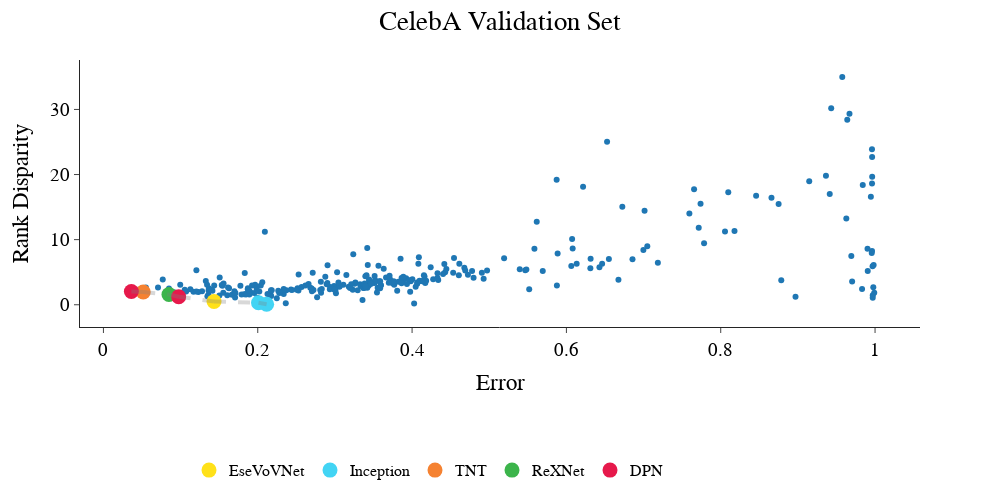
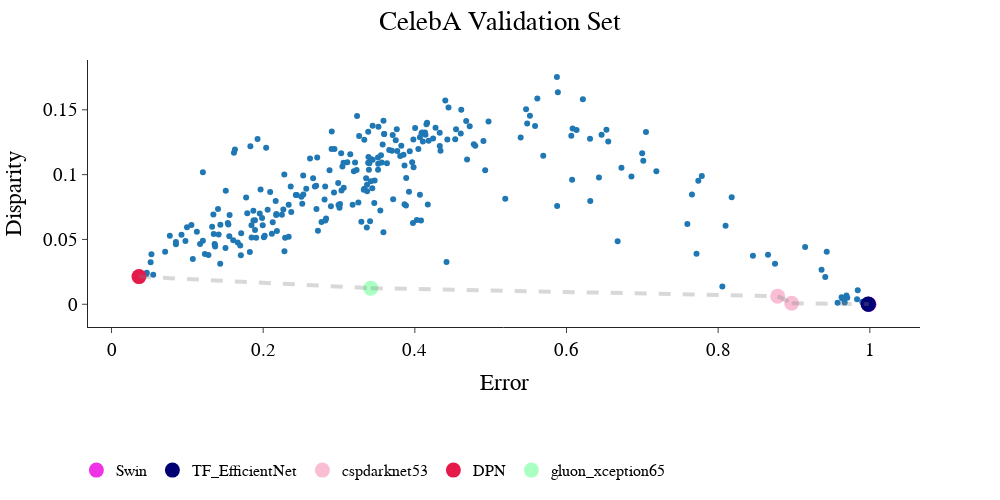
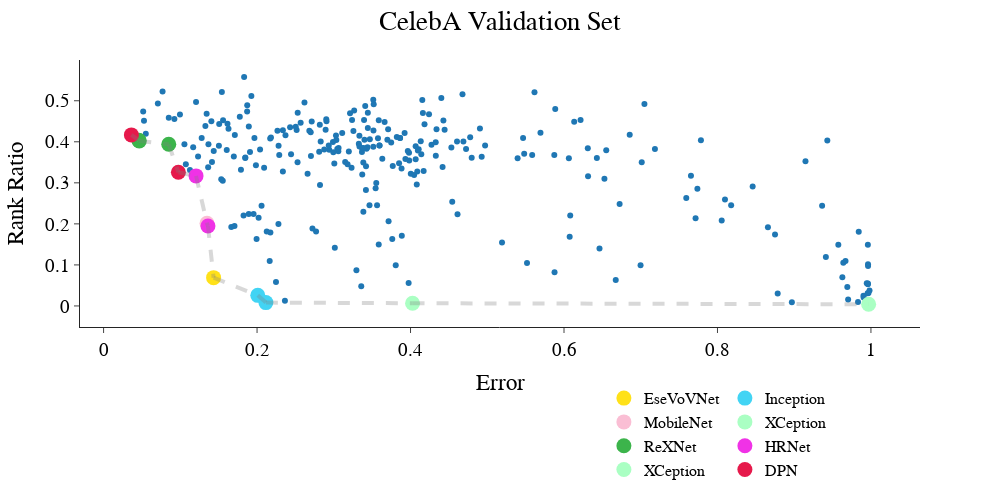
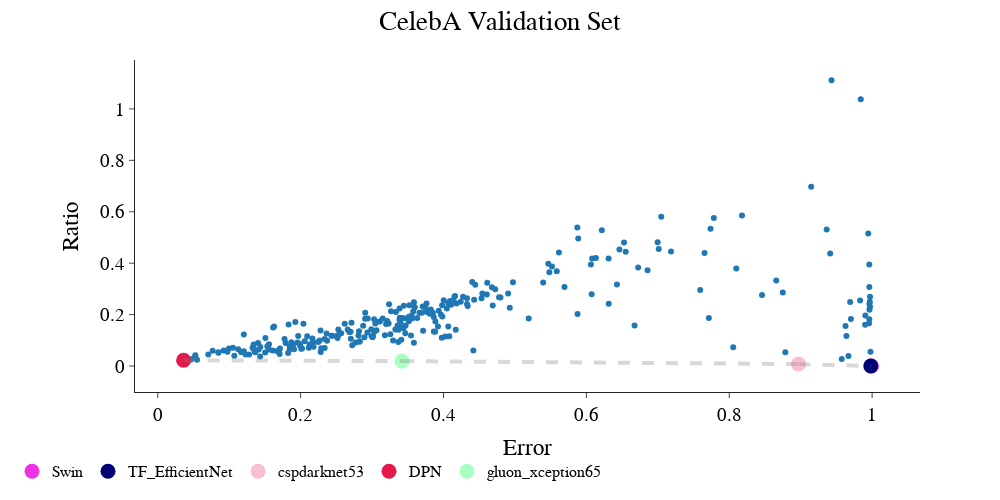

Write notebook code for charts like these, in order.
### Code cell
plot_figure('Rank Disparity', '', rank_df, error_df=acc_df, dataset='CelebA', show_all=True, epoch=99)
plot_figure('Disparity','disparity', acc_disp_df, error_df=acc_df, dataset='CelebA', show_all=True, epoch=99)
plot_figure('Rank Ratio', 'rank_ratio', rank_ratio_df, error_df=acc_df, dataset='CelebA', show_all=True, epoch=99)
plot_figure('Ratio', 'ratio', acc_disp_ratio_df, error_df=acc_df, dataset='CelebA', show_all=True, epoch=99)
plot_figure('Error Ratio', 'error_ratio', error_ratio_df, error_df=acc_df, dataset='CelebA', show_all=True, epoch=99)

### Figure 1 — Plotly figure (JSON) as saved in the notebook; plotly's stock layout.template omitted (floating-point values rounded to 4 significant figures; data arrays with more than 128 entries replaced by an {"elided": "..."} marker saying what was removed)
{"data": [{"hovertemplate": "Error=%{x}<br>Disparity=%{y}<extra></extra>", "legendgroup": "", "marker": {"color": "#1F77B4", "symbol": "circle"}, "mode": "markers", "name": "", "orientation": "v", "showlegend": false, "type": "scatter", "x": {"elided": "283 float values"}, "xaxis": "x", "y": {"elided": "283 float values"}, "yaxis": "y"}, {"marker": {"color": "#ffe119", "size": 15}, "mode": "markers", "name": "EseVoVNet", "type": "scatter", "x": [0.1433], "y": [0.499]}, {"marker": {"color": "#42d4f4", "size": 15}, "mode": "markers", "name": "Inception", "type": "scatter", "x": [0.2115, 0.201], "y": [0.07242, 0.3134]}, {"marker": {"color": "#f58231", "size": 15}, "mode": "markers", "name": "TNT", "type": "scatter", "x": [0.0516], "y": [1.949]}, {"marker": {"color": "#3cb44b", "size": 15}, "mode": "markers", "name": "ReXNet", "type": "scatter", "x": [0.08493], "y": [1.564]}, {"marker": {"color": "#e6194B", "size": 15}, "mode": "markers", "name": "DPN", "type": "scatter", "x": [0.0975, 0.03621], "y": [1.238, 2.042]}], "layout": {"font": {"color": "Black", "family": "Times New Roman", "size": 19}, "height": 500, "legend": {"font": {"color": "Black", "family": "Times New Roman", "size": 16}, "orientation": "h", "tracegroupgap": 0, "x": 0.7, "xanchor": "right", "y": -0.6, "yanchor": "bottom"}, "margin": {"t": 60}, "shapes": [{"line": {"color": "Red"}, "type": "line", "x0": 0, "x1": 1, "xref": "x", "y0": 0, "y1": 0, "yref": "y"}, {"line": {"color": "gray", "dash": "dash", "width": 4}, "type": "line", "x0": 0.03621, "x1": 0.0516, "xref": "x", "y0": 2.042, "y1": 1.949, "yref": "y"}, {"line": {"color": "gray", "dash": "dash", "width": 4}, "type": "line", "x0": 0.0516, "x1": 0.08493, "xref": "x", "y0": 1.949, "y1": 1.564, "yref": "y"}, {"line": {"color": "gray", "dash": "dash", "width": 4}, "type": "line", "x0": 0.08493, "x1": 0.0975, "xref": "x", "y0": 1.564, "y1": 1.238, "yref": "y"}, {"line": {"color": "gray", "dash": "dash", "width": 4}, "type": "line", "x0": 0.0975, "x1": 0.1433, "xref": "x", "y0": 1.238, "y1": 0.499, "yref": "y"}, {"line": {"color": "gray", "dash": "dash", "width": 4}, "type": "line", "x0": 0.1433, "x1": 0.201, "xref": "x", "y0": 0.499, "y1": 0.3134, "yref": "y"}, {"line": {"color": "gray", "dash": "dash", "width": 4}, "type": "line", "x0": 0.201, "x1": 0.2115, "xref": "x", "y0": 0.3134, "y1": 0.07242, "yref": "y"}], "title": {"text": "CelebA Validation Set", "x": 0.5, "xanchor": "center"}, "width": 1000, "xaxis": {"anchor": "y", "domain": [0, 1], "title": {"text": "Error"}}, "yaxis": {"anchor": "x", "domain": [0, 1], "title": {"text": "Rank Disparity"}}}}

### Figure 2 — Plotly figure (JSON) as saved in the notebook; plotly's stock layout.template omitted (floating-point values rounded to 4 significant figures; data arrays with more than 128 entries replaced by an {"elided": "..."} marker saying what was removed)
{"data": [{"hovertemplate": "Error=%{x}<br>Disparity=%{y}<extra></extra>", "legendgroup": "", "marker": {"color": "#1F77B4", "symbol": "circle"}, "mode": "markers", "name": "", "orientation": "v", "showlegend": false, "type": "scatter", "x": {"elided": "283 float values"}, "xaxis": "x", "y": {"elided": "283 float values"}, "yaxis": "y"}, {"marker": {"color": "#f032e6", "size": 15}, "mode": "markers", "name": "Swin", "type": "scatter", "x": [0.999], "y": [0]}, {"marker": {"color": "#000075", "size": 15}, "mode": "markers", "name": "TF_EfficientNet", "type": "scatter", "x": [0.9977, 0.9982], "y": [0.000131, 0]}, {"marker": {"color": "#fabed4", "size": 15}, "mode": "markers", "name": "cspdarknet53", "type": "scatter", "x": [0.8785, 0.8969], "y": [0.006286, 0.0007858]}, {"marker": {"color": "#e6194B", "size": 15}, "mode": "markers", "name": "DPN", "type": "scatter", "x": [0.03621], "y": [0.02135]}, {"marker": {"color": "#aaffc3", "size": 15}, "mode": "markers", "name": "gluon_xception65", "type": "scatter", "x": [0.3419], "y": [0.01244]}], "layout": {"font": {"color": "Black", "family": "Times New Roman", "size": 19}, "height": 500, "legend": {"font": {"color": "Black", "family": "Times New Roman", "size": 16}, "orientation": "h", "tracegroupgap": 0, "x": 0.7, "xanchor": "right", "y": -0.6, "yanchor": "bottom"}, "margin": {"t": 60}, "shapes": [{"line": {"color": "Red"}, "type": "line", "x0": 0, "x1": 1, "xref": "x", "y0": 0, "y1": 0, "yref": "y"}, {"line": {"color": "gray", "dash": "dash", "width": 4}, "type": "line", "x0": 0.03621, "x1": 0.3419, "xref": "x", "y0": 0.02135, "y1": 0.01244, "yref": "y"}, {"line": {"color": "gray", "dash": "dash", "width": 4}, "type": "line", "x0": 0.3419, "x1": 0.8785, "xref": "x", "y0": 0.01244, "y1": 0.006286, "yref": "y"}, {"line": {"color": "gray", "dash": "dash", "width": 4}, "type": "line", "x0": 0.8785, "x1": 0.8969, "xref": "x", "y0": 0.006286, "y1": 0.0007858, "yref": "y"}, {"line": {"color": "gray", "dash": "dash", "width": 4}, "type": "line", "x0": 0.8969, "x1": 0.9977, "xref": "x", "y0": 0.0007858, "y1": 0.000131, "yref": "y"}, {"line": {"color": "gray", "dash": "dash", "width": 4}, "type": "line", "x0": 0.9977, "x1": 0.9982, "xref": "x", "y0": 0.000131, "y1": 0, "yref": "y"}, {"line": {"color": "gray", "dash": "dash", "width": 4}, "type": "line", "x0": 0.9982, "x1": 0.999, "xref": "x", "y0": 0, "y1": 0, "yref": "y"}], "title": {"text": "CelebA Validation Set", "x": 0.5, "xanchor": "center"}, "width": 1000, "xaxis": {"anchor": "y", "domain": [0, 1], "title": {"text": "Error"}}, "yaxis": {"anchor": "x", "domain": [0, 1], "title": {"text": "Disparity"}}}}

### Figure 3 — Plotly figure (JSON) as saved in the notebook; plotly's stock layout.template omitted (floating-point values rounded to 4 significant figures; data arrays with more than 128 entries replaced by an {"elided": "..."} marker saying what was removed)
{"data": [{"hovertemplate": "Error=%{x}<br>Disparity=%{y}<extra></extra>", "legendgroup": "", "marker": {"color": "#1F77B4", "symbol": "circle"}, "mode": "markers", "name": "", "orientation": "v", "showlegend": false, "type": "scatter", "x": {"elided": "283 float values"}, "xaxis": "x", "y": {"elided": "283 float values"}, "yaxis": "y"}, {"marker": {"color": "#ffe119", "size": 15}, "mode": "markers", "name": "EseVoVNet", "type": "scatter", "x": [0.1433], "y": [0.06891]}, {"marker": {"color": "#42d4f4", "size": 15}, "mode": "markers", "name": "Inception", "type": "scatter", "x": [0.2115, 0.201], "y": [0.008172, 0.02587]}, {"marker": {"color": "#fabed4", "size": 15}, "mode": "markers", "name": "MobileNet", "type": "scatter", "x": [0.1348], "y": [0.2014]}, {"marker": {"color": "#aaffc3", "size": 15}, "mode": "markers", "name": "XCeption", "type": "scatter", "x": [0.4026], "y": [0.006588]}, {"marker": {"color": "#3cb44b", "size": 15}, "mode": "markers", "name": "ReXNet", "type": "scatter", "x": [0.04649, 0.08493, 0.04597], "y": [0.4019, 0.394, 0.4037]}, {"marker": {"color": "#f032e6", "size": 15}, "mode": "markers", "name": "HRNet", "type": "scatter", "x": [0.1205, 0.136], "y": [0.3169, 0.1949]}, {"marker": {"color": "#aaffc3", "size": 15}, "mode": "markers", "name": "XCeption", "type": "scatter", "x": [0.997], "y": [0.00407]}, {"marker": {"color": "#e6194B", "size": 15}, "mode": "markers", "name": "DPN", "type": "scatter", "x": [0.0975, 0.03621], "y": [0.3257, 0.4168]}], "layout": {"font": {"color": "Black", "family": "Times New Roman", "size": 19}, "height": 500, "legend": {"font": {"color": "Black", "family": "Times New Roman", "size": 16}, "orientation": "h", "tracegroupgap": 0, "x": 0.7, "xanchor": "right", "y": -0.6, "yanchor": "bottom"}, "margin": {"t": 60}, "shapes": [{"line": {"color": "Red"}, "type": "line", "x0": 0, "x1": 1, "xref": "x", "y0": 0, "y1": 0, "yref": "y"}, {"line": {"color": "gray", "dash": "dash", "width": 4}, "type": "line", "x0": 0.03621, "x1": 0.04597, "xref": "x", "y0": 0.4168, "y1": 0.4037, "yref": "y"}, {"line": {"color": "gray", "dash": "dash", "width": 4}, "type": "line", "x0": 0.04597, "x1": 0.04649, "xref": "x", "y0": 0.4037, "y1": 0.4019, "yref": "y"}, {"line": {"color": "gray", "dash": "dash", "width": 4}, "type": "line", "x0": 0.04649, "x1": 0.08493, "xref": "x", "y0": 0.4019, "y1": 0.394, "yref": "y"}, {"line": {"color": "gray", "dash": "dash", "width": 4}, "type": "line", "x0": 0.08493, "x1": 0.0975, "xref": "x", "y0": 0.394, "y1": 0.3257, "yref": "y"}, {"line": {"color": "gray", "dash": "dash", "width": 4}, "type": "line", "x0": 0.0975, "x1": 0.1205, "xref": "x", "y0": 0.3257, "y1": 0.3169, "yref": "y"}, {"line": {"color": "gray", "dash": "dash", "width": 4}, "type": "line", "x0": 0.1205, "x1": 0.1348, "xref": "x", "y0": 0.3169, "y1": 0.2014, "yref": "y"}, {"line": {"color": "gray", "dash": "dash", "width": 4}, "type": "line", "x0": 0.1348, "x1": 0.136, "xref": "x", "y0": 0.2014, "y1": 0.1949, "yref": "y"}, {"line": {"color": "gray", "dash": "dash", "width": 4}, "type": "line", "x0": 0.136, "x1": 0.1433, "xref": "x", "y0": 0.1949, "y1": 0.06891, "yref": "y"}, {"line": {"color": "gray", "dash": "dash", "width": 4}, "type": "line", "x0": 0.1433, "x1": 0.201, "xref": "x", "y0": 0.06891, "y1": 0.02587, "yref": "y"}, {"line": {"color": "gray", "dash": "dash", "width": 4}, "type": "line", "x0": 0.201, "x1": 0.2115, "xref": "x", "y0": 0.02587, "y1": 0.008172, "yref": "y"}, {"line": {"color": "gray", "dash": "dash", "width": 4}, "type": "line", "x0": 0.2115, "x1": 0.4026, "xref": "x", "y0": 0.008172, "y1": 0.006588, "yref": "y"}, {"line": {"color": "gray", "dash": "dash", "width": 4}, "type": "line", "x0": 0.4026, "x1": 0.997, "xref": "x", "y0": 0.006588, "y1": 0.00407, "yref": "y"}], "title": {"text": "CelebA Validation Set", "x": 0.5, "xanchor": "center"}, "width": 1000, "xaxis": {"anchor": "y", "domain": [0, 1], "title": {"text": "Error"}}, "yaxis": {"anchor": "x", "domain": [0, 1], "title": {"text": "Rank Ratio"}}}}

### Figure 4 — Plotly figure (JSON) as saved in the notebook; plotly's stock layout.template omitted (floating-point values rounded to 4 significant figures; data arrays with more than 128 entries replaced by an {"elided": "..."} marker saying what was removed)
{"data": [{"hovertemplate": "Error=%{x}<br>Disparity=%{y}<extra></extra>", "legendgroup": "", "marker": {"color": "#1F77B4", "symbol": "circle"}, "mode": "markers", "name": "", "orientation": "v", "showlegend": false, "type": "scatter", "x": {"elided": "283 float values"}, "xaxis": "x", "y": {"elided": "283 float values"}, "yaxis": "y"}, {"marker": {"color": "#f032e6", "size": 15}, "mode": "markers", "name": "Swin", "type": "scatter", "x": [0.999], "y": [0]}, {"marker": {"color": "#000075", "size": 15}, "mode": "markers", "name": "TF_EfficientNet", "type": "scatter", "x": [0.9982], "y": [0]}, {"marker": {"color": "#fabed4", "size": 15}, "mode": "markers", "name": "cspdarknet53", "type": "scatter", "x": [0.8969], "y": [0.007653]}, {"marker": {"color": "#e6194B", "size": 15}, "mode": "markers", "name": "DPN", "type": "scatter", "x": [0.03621], "y": [0.0224]}, {"marker": {"color": "#aaffc3", "size": 15}, "mode": "markers", "name": "gluon_xception65", "type": "scatter", "x": [0.3419], "y": [0.01908]}], "layout": {"font": {"color": "Black", "family": "Times New Roman", "size": 19}, "height": 500, "legend": {"font": {"color": "Black", "family": "Times New Roman", "size": 16}, "orientation": "h", "tracegroupgap": 0, "x": 0.6, "xanchor": "right", "y": -0.29, "yanchor": "bottom"}, "margin": {"t": 60}, "shapes": [{"line": {"color": "Red"}, "type": "line", "x0": 0, "x1": 1, "xref": "x", "y0": 0, "y1": 0, "yref": "y"}, {"line": {"color": "gray", "dash": "dash", "width": 4}, "type": "line", "x0": 0.03621, "x1": 0.3419, "xref": "x", "y0": 0.0224, "y1": 0.01908, "yref": "y"}, {"line": {"color": "gray", "dash": "dash", "width": 4}, "type": "line", "x0": 0.3419, "x1": 0.8969, "xref": "x", "y0": 0.01908, "y1": 0.007653, "yref": "y"}, {"line": {"color": "gray", "dash": "dash", "width": 4}, "type": "line", "x0": 0.8969, "x1": 0.9982, "xref": "x", "y0": 0.007653, "y1": 0, "yref": "y"}, {"line": {"color": "gray", "dash": "dash", "width": 4}, "type": "line", "x0": 0.9982, "x1": 0.999, "xref": "x", "y0": 0, "y1": 0, "yref": "y"}], "title": {"text": "CelebA Validation Set", "x": 0.5, "xanchor": "center"}, "width": 1000, "xaxis": {"anchor": "y", "domain": [0, 1], "title": {"text": "Error"}}, "yaxis": {"anchor": "x", "domain": [0, 1], "title": {"text": "Ratio"}}}}
